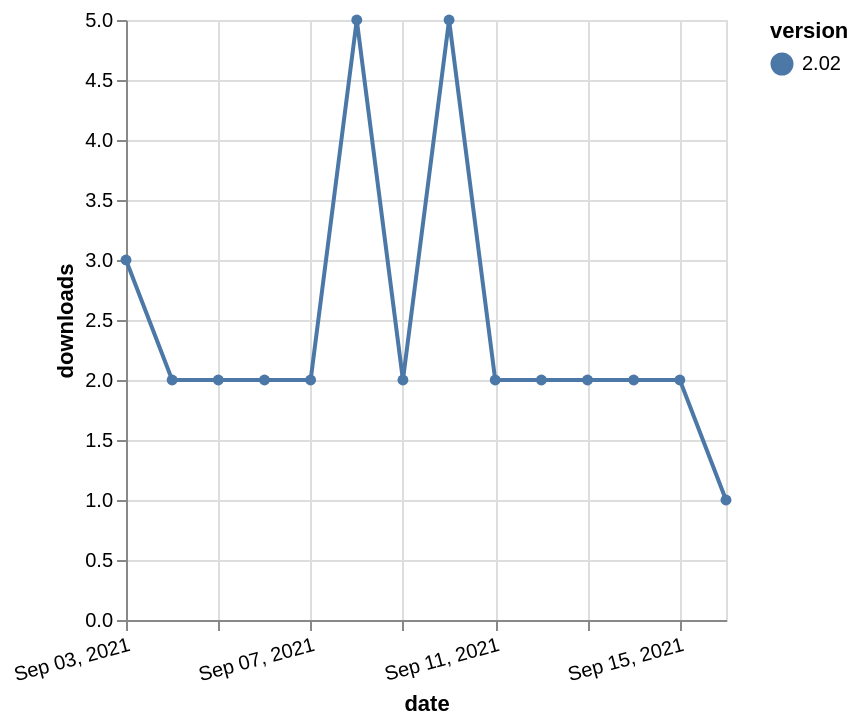

Vega-Lite specification for this chart:
### Vega-Lite specification from a JSON file in a GitHub repository (floating-point values rounded to 4 significant figures)
{"$schema": "https://vega.github.io/schema/vega-lite/v5.json", "description": "A simple bar chart with embedded data.", "data": {"values": [{"date": "2021-09-03", "total": 272, "delta": 3, "version": "2.02"}, {"date": "2021-09-04", "total": 274, "delta": 2, "version": "2.02"}, {"date": "2021-09-05", "total": 276, "delta": 2, "version": "2.02"}, {"date": "2021-09-06", "total": 278, "delta": 2, "version": "2.02"}, {"date": "2021-09-07", "total": 280, "delta": 2, "version": "2.02"}, {"date": "2021-09-08", "total": 285, "delta": 5, "version": "2.02"}, {"date": "2021-09-09", "total": 287, "delta": 2, "version": "2.02"}, {"date": "2021-09-10", "total": 292, "delta": 5, "version": "2.02"}, {"date": "2021-09-11", "total": 294, "delta": 2, "version": "2.02"}, {"date": "2021-09-12", "total": 296, "delta": 2, "version": "2.02"}, {"date": "2021-09-13", "total": 298, "delta": 2, "version": "2.02"}, {"date": "2021-09-14", "total": 300, "delta": 2, "version": "2.02"}, {"date": "2021-09-15", "total": 302, "delta": 2, "version": "2.02"}, {"date": "2021-09-16", "total": 303, "delta": 1, "version": "2.02"}]}, "width": "container", "mark": {"type": "line", "point": {"filled": true}}, "encoding": {"x": {"field": "date", "type": "temporal", "timeUnit": "yearmonthdate", "title": "date", "axis": {"labelAngle": -15}}, "y": {"field": "delta", "type": "quantitative", "title": "downloads"}, "color": {"field": "version", "type": "nominal"}, "tooltip": {"field": "delta"}}}
